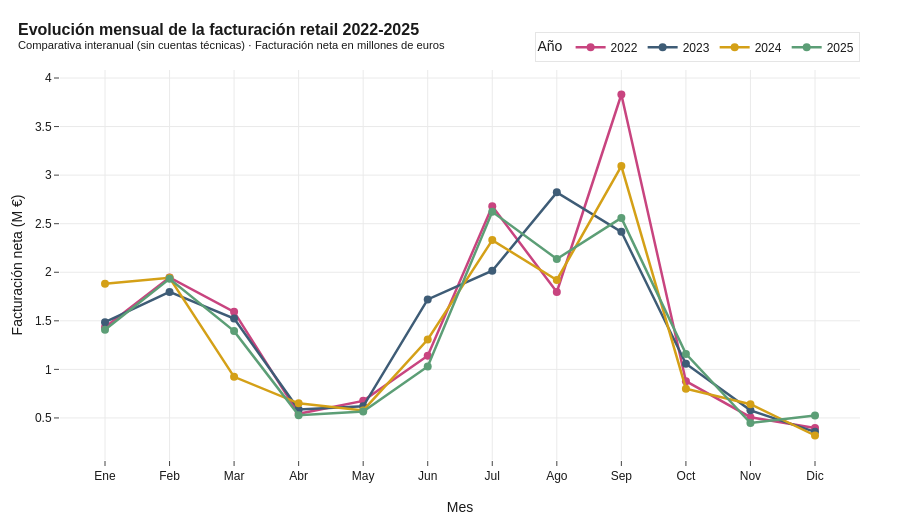

Here is the notebook cell this chart was saved with:
### Markdown cell above
## 2. Análisis temporal del comportamiento de compra

Esta sección caracteriza la dinámica temporal de la cartera, mostrando la evolución mensual de la facturación, la estacionalidad propia del sector de la moda íntima (temporadas primavera-verano y otoño-invierno), el impacto de los principales eventos comerciales y la composición por cohortes según la fecha de primera operación de cada cliente.

### Code cell
# 2.1 Evolución mensual de la facturación retail 2022-2025
evol_mensual = con.execute("""
    SELECT
        DATE_TRUNC('month', vm.fecha_venta) AS mes,
        EXTRACT(YEAR FROM vm.fecha_venta) AS anio,
        SUM(vm.importe_total_con_descuento) AS facturacion_neta,
        COUNT(*) AS num_operaciones,
        COUNT(DISTINCT vm.id_cliente) AS clientes_activos
    FROM silver.ventas_minoristas vm
    WHERE vm.es_devolucion = FALSE
      AND vm.id_cliente NOT IN ('5728', '30942', '30957')
    GROUP BY mes, anio
    ORDER BY mes
""").fetchdf()

print(f"Periodos analizados: {len(evol_mensual)} meses ({evol_mensual['mes'].min().date()} a {evol_mensual['mes'].max().date()})")
print(f"Facturación retail acumulada (sin técnicas): {fmt_es(evol_mensual['facturacion_neta'].sum()/1e6, 2)} M €")

# Gráfico de líneas con un trazo por año
evol_mensual["anio"] = evol_mensual["anio"].astype(int)
evol_mensual["num_mes"] = evol_mensual["mes"].dt.month
evol_mensual["nombre_mes"] = evol_mensual["mes"].dt.month_name()

# Convertir nombres de mes al español
mapa_meses = {"January":"Ene","February":"Feb","March":"Mar","April":"Abr","May":"May","June":"Jun",
              "July":"Jul","August":"Ago","September":"Sep","October":"Oct","November":"Nov","December":"Dic"}
evol_mensual["nombre_mes_es"] = evol_mensual["nombre_mes"].map(mapa_meses)

fig = go.Figure()
colores_anios = {2022: COLOR_NACIONAL, 2023: COLOR_INTERNACIONAL, 2024: COLOR_DESTACAR, 2025: COLOR_POSITIVO}
for anio in sorted(evol_mensual["anio"].unique()):
    datos = evol_mensual[evol_mensual["anio"] == anio]
    fig.add_trace(go.Scatter(
        x=datos["nombre_mes_es"], y=datos["facturacion_neta"] / 1e6,
        mode="lines+markers", name=str(anio),
        line=dict(color=colores_anios.get(anio, COLOR_NEUTRO), width=2.5),
        marker=dict(size=8),
        hovertemplate="<b>%{x} " + str(anio) + "</b><br>Facturación: %{y:.2f} M €<extra></extra>"
    ))
fig.update_layout(
    title=dict(text="<b>Evolución mensual de la facturación retail 2022-2025</b><br><sup>Comparativa interanual (sin cuentas técnicas) · Facturación neta en millones de euros</sup>"),
    xaxis_title="Mes", yaxis_title="Facturación neta (M €)",
    height=520, legend=dict(title="Año", orientation="h", yanchor="bottom", y=1.02, xanchor="right", x=1),
)
guardar_y_mostrar(fig, "01_evolucion_mensual_facturacion")

### Figure 1 — Plotly figure (JSON) as saved in the notebook; plotly's stock layout.template omitted (floating-point values rounded to 4 significant figures)
{"data": [{"hovertemplate": "<b>%{x} 2022</b><br>Facturación: %{y:.2f} M €<extra></extra>", "line": {"color": "#C8447F", "width": 2.5}, "marker": {"size": 8}, "mode": "lines+markers", "name": "2022", "type": "scatter", "x": ["Ene", "Feb", "Mar", "Abr", "May", "Jun", "Jul", "Ago", "Sep", "Oct", "Nov", "Dic"], "y": [1.435, 1.946, 1.592, 0.5424, 0.676, 1.141, 2.681, 1.797, 3.83, 0.8788, 0.5076, 0.3963]}, {"hovertemplate": "<b>%{x} 2023</b><br>Facturación: %{y:.2f} M €<extra></extra>", "line": {"color": "#3E5C76", "width": 2.5}, "marker": {"size": 8}, "mode": "lines+markers", "name": "2023", "type": "scatter", "x": ["Ene", "Feb", "Mar", "Abr", "May", "Jun", "Jul", "Ago", "Sep", "Oct", "Nov", "Dic"], "y": [1.486, 1.798, 1.524, 0.5874, 0.6195, 1.72, 2.016, 2.823, 2.416, 1.059, 0.5784, 0.3567]}, {"hovertemplate": "<b>%{x} 2024</b><br>Facturación: %{y:.2f} M €<extra></extra>", "line": {"color": "#D4A017", "width": 2.5}, "marker": {"size": 8}, "mode": "lines+markers", "name": "2024", "type": "scatter", "x": ["Ene", "Feb", "Mar", "Abr", "May", "Jun", "Jul", "Ago", "Sep", "Oct", "Nov", "Dic"], "y": [1.881, 1.942, 0.9235, 0.6503, 0.5773, 1.308, 2.331, 1.92, 3.093, 0.8011, 0.6416, 0.3193]}, {"hovertemplate": "<b>%{x} 2025</b><br>Facturación: %{y:.2f} M €<extra></extra>", "line": {"color": "#5C9E76", "width": 2.5}, "marker": {"size": 8}, "mode": "lines+markers", "name": "2025", "type": "scatter", "x": ["Ene", "Feb", "Mar", "Abr", "May", "Jun", "Jul", "Ago", "Sep", "Oct", "Nov", "Dic"], "y": [1.408, 1.932, 1.394, 0.529, 0.5659, 1.03, 2.622, 2.135, 2.559, 1.159, 0.4479, 0.5241]}], "layout": {"height": 520, "legend": {"orientation": "h", "title": {"text": "Año"}, "x": 1, "xanchor": "right", "y": 1.02, "yanchor": "bottom"}, "title": {"text": "<b>Evolución mensual de la facturación retail 2022-2025</b><br><sup>Comparativa interanual (sin cuentas técnicas) · Facturación neta en millones de euros</sup>"}, "xaxis": {"title": {"text": "Mes"}}, "yaxis": {"title": {"text": "Facturación neta (M €)"}}}}
